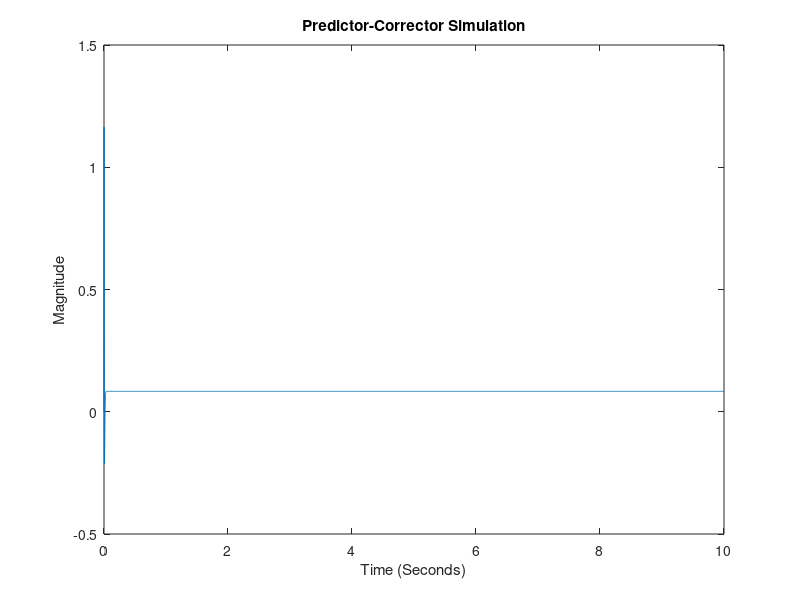

Source code (MATLAB):
% Midterm Exam: System Simulation
% Written by Josh Humphrey
% Problem 6

N = 10000;
T = 0.2;
t = linspace(0,10,N);
fx1c = zeros(1,N);
fx2c = zeros(1,N);
fx3c = zeros(1,N);

x1p = zeros(1,N);
x2p = zeros(1,N);
x3p = zeros(1,N);

fx1p = zeros(1,N);
fx2p = zeros(1,N);
fx3p = zeros(1,N);

x1c = zeros(1,N);
x2c = zeros(1,N);
x3c = zeros(1,N);

y = zeros(1,N);
u = ones(1,N);

% Initial Conditions
x1c(1) = 1;
x2c(1) = 1;
x3c(1) = 1;
x1p(1) = 1;
x2p(1) = 1;
x3p(1) = 1;

for k = 1:N-1
    % Evaluate for prediction %
    fx1c(k) = -6.5*x1c(k)-14.4*x2c(k)-12*x3c(k)+u(k);
    fx2c(k) = x1c(k);
    fx3c(k) = x2c(k);
    % Predict %
    x1p(k+1) = x1c(k)+T*fx1c(k);
    x2p(k+1) = x2c(k)+T*fx2c(k);
    x3p(k+1) = x3c(k)+T*fx3c(k);
    % Evaluate for correction %
    fx1p(k+1) = -6.5*x1p(k+1)-14.4*x2p(k+1)-12*x3p(k+1)+u(k+1);
    fx2p(k+1) = x1p(k+1);
    fx3p(k+1) = x2p(k+1);
    % Correct %
    x1c(k+1) = x1c(k)+T*fx1p(k+1);
    x2c(k+1) = x2c(k)+T*fx2p(k+1);
    x3c(k+1) = x3c(k)+T*fx3p(k+1);
    
    % Output %
    y(k+1) = x2c(k+1)+x3c(k+1);
end

plot(t,y)
title('Predictor-Corrector Simulation')
xlabel('Time (Seconds)')
ylabel('Magnitude')
